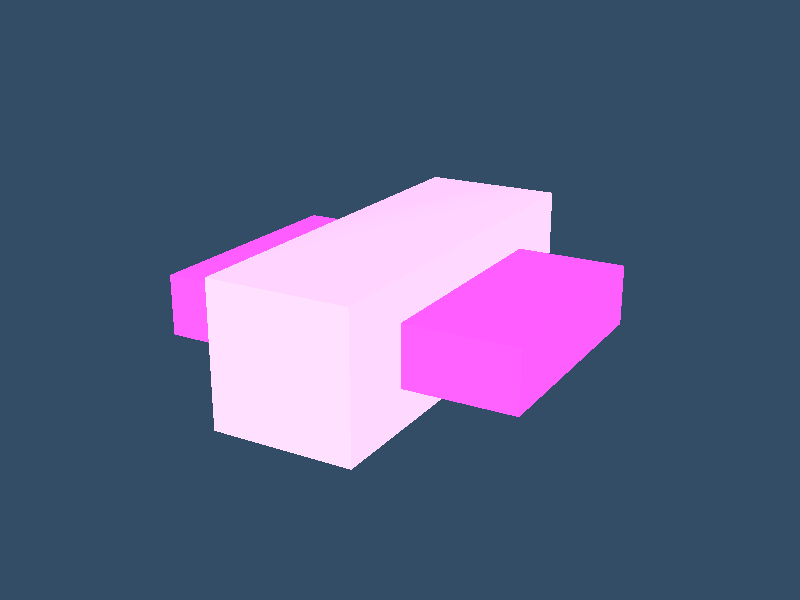

Write Python code to recreate this figure.
#!/usr/bin/env python

# Import OBJ with no MTL file and render.

import os

import vtkmodules.vtkInteractionStyle  # noqa: F401
import vtkmodules.vtkRenderingFreeType  # noqa: F401
import vtkmodules.vtkRenderingOpenGL2  # noqa: F401

from vtkmodules.vtkIOImport import vtkOBJImporter
from vtkmodules.vtkRenderingCore import (
    vtkRenderWindow,
    vtkRenderWindowInteractor,
    vtkRenderer,
)

# Source
data_dir = os.environ.get("VPE_DATA_DIR", os.path.dirname(os.path.abspath(__file__)))
input_dir = os.path.join(data_dir, "Input")

# Import OBJ
obj_importer = vtkOBJImporter()
obj_importer.SetFileName(os.path.join(input_dir, "boxes_3_no_mtl.obj"))
obj_importer.SetFileNameMTL(os.path.join(input_dir, "boxes_2.obj.mtl"))
obj_importer.SetTexturePath(input_dir)

# Renderer
renderer = vtkRenderer()
renderer.SetBackground(0.2, 0.3, 0.4)

# Render window
render_window = vtkRenderWindow()
render_window.AddRenderer(renderer)
render_window.SetWindowName("obj import-no mtl")
render_window.SetMultiSamples(0)
render_window.SetSize(800, 600)

# Interactor
interactor = vtkRenderWindowInteractor()
interactor.SetRenderWindow(render_window)

obj_importer.SetRenderWindow(render_window)
obj_importer.Update()

# Scene
renderer.ResetCamera()
renderer.GetActiveCamera().Azimuth(30)
renderer.GetActiveCamera().Elevation(20)
renderer.ResetCameraClippingRange()

interactor.Initialize()
interactor.Start()
